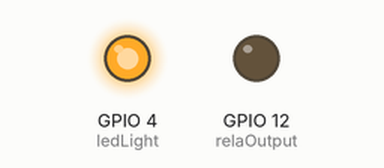
The sketch below on a simulated ESP32. Shown: output pins drawn as LEDs (lit = HIGH). WiFi joins after 1.5 s; servers stay silent unless stated; uploads are accepted with an empty reply; what the sketch prints to the serial monitor is not drawn.

Above: at 2.4 s.
At 10.1 s:
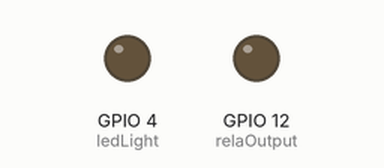
Timing chart, 0 to 16.3 s (numbered marks = the images above):
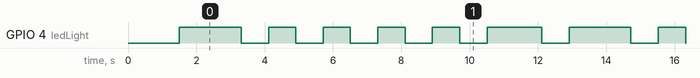

The sketch:

qaGET.ino
```cpp
/*
  Simple POST client for ArduinoHttpClient library
  Connects to server once every five seconds, sends a POST request
  and a request body
  note: WiFi SSID and password are stored in config.h file.
  If it is not present, add a new tab, call it "config.h"
  and add the following variables:
  char ssid[] = "ssid";     //  your network SSID (name)
  char pass[] = "password"; // your network password
  created 14 Feb 2016
  by Tom Igoe

  this example is in the public domain
 */
#include <ArduinoHttpClient.h>
//#include <ESP8266WiFi.h>
#include <WiFi.h>
#include "config.h"

char serverAddress[] = "192.168.143.220";  // server address
int port = 80;

WiFiClient wifi;
HttpClient client = HttpClient(wifi, serverAddress, port);
int status = WL_IDLE_STATUS;
String response;
int statusCode = 0;

String contentType = "application/x-www-form-urlencoded";
String clientResponse = "";
//defines where the plant will ring
String NotifNo = "1";

const int relaOutput = 12;
const int ledLight = 4;

//watchdog timer
const int wdtTimeout = 10000;  //time in ms to trigger the watchdog
hw_timer_t *timer = NULL;

void IRAM_ATTR resetModule() {
  ets_printf("WDTreboot\n");
  esp_restart_noos();
}

void setup() {
	Serial.begin(115200);

	timer = timerBegin(0, 80, true);                  //timer 0, div 80
	timerAttachInterrupt(timer, &resetModule, true);  //attach callback
	timerAlarmWrite(timer, wdtTimeout * 1000, false); //set time in us
	timerAlarmEnable(timer);                          //enable interrupt

	WiFi.mode(WIFI_STA);

	// Connect to WPA/WPA2 network:
	wifiConnect();

	// print the SSID of the network you're attached to:
	Serial.print("SSID: ");
	Serial.println(WiFi.SSID());

	// print your WiFi shield's IP address:
	IPAddress ip = WiFi.localIP();
	Serial.print("IP Address: ");
	Serial.println(ip);

	pinMode(relaOutput, OUTPUT);
	pinMode(ledLight, OUTPUT);
}

void loop() {
	timerWrite(timer, 0); //reset timer (feed watchdog)
	digitalWrite(relaOutput, LOW);
	digitalWrite(ledLight, HIGH);

	clientResponse = checkRingStatQuery();
	Serial.print("clientResponse: ");
	Serial.println(clientResponse);
	digitalWrite(ledLight, LOW);
	if (clientResponse != "") {
		changeRingStatQuery(clientResponse);
		timerWrite(timer, 0); //reset timer (feed watchdog)
	} else {
		Serial.println("no task available!");
		digitalWrite(ledLight, HIGH);
		timerWrite(timer, 0); //reset timer (feed watchdog)
	}

	delayer(1);
	digitalWrite(ledLight, LOW);
	delayer(1);
	timerWrite(timer, 0); //reset timer (feed watchdog)
}

String checkRingStatQuery () {
	Serial.println("making POST request to check ringStat");
	timerWrite(timer, 0); //reset timer (feed watchdog)
	String postData = "tp=1&NotifNo=";
	postData += NotifNo;
	//String postData = "tp=1&password=admin";

	long loopTime = millis();
	Serial.print("postData CheckRSQ: ");
	Serial.println(postData);
	client.post("/qaqtk.php", contentType, postData);
	loopTime = millis() - loopTime;

	Serial.print("loop time is = ");
	Serial.println(loopTime); //should be under 3000

	// read the status code and body of the response
	statusCode = client.responseStatusCode();
	response = client.responseBody();

	timerWrite(timer, 0); //reset timer (feed watchdog)

	Serial.print("checkRingStatQuery-Status code: ");
	Serial.println(statusCode);
	Serial.print("checkRingStatQuery-Response: ");
	Serial.println(response);

	//disconnect client
	client.stop();

	Serial.println("Wait 1 seconds");
	delayer(2);

	if (response != "") {
		int firstCommaIndex = response.indexOf(',');
		clientResponse = response.substring(0, firstCommaIndex);
		Serial.println("summoning found, beeping!!!!!!!!!!!!!!!!!!!!!!!!!!!!!!!!!!");
		buzzerFunction(3);
		timerWrite(timer, 0); //reset timer (feed watchdog)
	} else {
		//
		Serial.println("no task found, checking again after 5 secs!");
		client.stop();
		delayer(10);
		timerWrite(timer, 0); //reset timer (feed watchdog)
	}
	Serial.print("clientResponse: ");
	Serial.println(clientResponse);
	return clientResponse;
}

String changeRingStatQuery (String num) {
	timerWrite(timer, 0); //reset timer (feed watchdog)
	Serial.println("making POST request to set ringStat to zero");
	String postData = "tp=2&tid=";
	postData += num;
	postData += "&NotifNo=";
	postData += NotifNo;
	Serial.print("postData ChangeRSQ: ");
	Serial.println(postData);

	long loopTime = millis();
	client.post("/qaqtk.php", contentType, postData);
	timerWrite(timer, 0); //reset timer (feed watchdog)
	loopTime = millis() - loopTime;

	Serial.print("loop time is = ");
	Serial.println(loopTime); //should be under 10000

	// read the status code and body of the response
	statusCode = client.responseStatusCode();
	response = client.responseBody();

	Serial.print("changeRingStatQuery-Status code: ");
	Serial.println(statusCode);
	Serial.print("changeRingStatQuery-Response: ");
	Serial.println(response);

	//disconnect client
	client.stop();
	delay(800);
	//clientResponse = "";
	ESP.restart();
	//
}

int buzzerFunction(int counter){
	for (int buzzerTimer = 1; buzzerTimer <= counter; buzzerTimer++){
		//set buzzer on
		Serial.println("BUZZ ON!");
		digitalWrite(relaOutput, HIGH);
		digitalWrite(ledLight, HIGH);
		delay(800);		//set buzzer off
		Serial.println("BUZZ OFF!");
		digitalWrite(relaOutput, LOW);
		digitalWrite(ledLight, LOW);
		delay(800);

	}
}

int delayer(int dly){
	Serial.print("Delaying ");
	Serial.print(dly);
	Serial.print(" secs : ");
	int ledStatus = 0;
	for (int DelayDaw = 1; DelayDaw <= dly; DelayDaw++){
		delay(800);
		Serial.print(DelayDaw);
		Serial.print(".");
		timerWrite(timer, 0); //reset timer (feed watchdog)
		int skipper = 0;

		if ((ledStatus == 1)&&(skipper == 0)) {
			//lights off
			digitalWrite(ledLight, LOW);
			ledStatus = 0;
			skipper = 1;
		}

		if ((ledStatus == 0)&&(skipper == 0)) {
			//lights on
			digitalWrite(ledLight, HIGH);
			ledStatus = 1;
			skipper = 1;
		}
	}

	Serial.println("");
}

void wifiConnect () {
	// Connect to WPA/WPA2 network:
	WiFi.begin(ssid, pass);
	int ResetCounter = 0;
	Serial.print("Attempting to connect to Network ");
	while ( WiFi.status() != WL_CONNECTED) {

		Serial.print(".");
		timerWrite(timer, 0); //reset timer (feed watchdog)
		ResetCounter++;

		delay(300);
		if (ResetCounter >= 30) {
			Serial.print("ESP8266 reset!");
			ESP.restart();
		}
	}
}
```

config.h
```cpp
char ssid[] = "kpi4mech";	//  your network SSID (name)
char pass[] = "kpi4mech1";	// your network password
//char ssid[] = "outsourcing1.25";	//  your network SSID (name)
//char pass[] = "dbafe54321!";	// your network password
```

Measured:
- by itself, GPIO 4 (ledLight): repeats every 11.4 s: 4 × (LOW 0.80 s, HIGH 0.80 s), LOW 0.80 s, HIGH 1.6 s, LOW 0.80 s, HIGH 1.8 s
- by itself, everything shown: repeats every 11.4 s, in 12 steps
